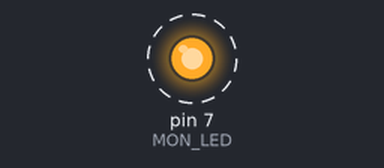
The sketch below on a simulated Arduino Mega 2560, built with avr-gcc and run on an emulated ATmega2560. Shown: output pins drawn as LEDs (lit = HIGH). Dashed ring = blinking.

Above: at 0.2 s.
Timing chart, 0 to 3.0 s (numbered marks = the images above):
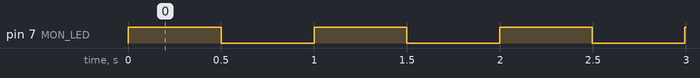

Measured:
- by itself, pin 7 (MON_LED): alternates HIGH for 0.50 s and LOW for 0.50 s

The sketch:

hardware_test_monitor.ino
```cpp
int MON_LED = 7;
int AC_LED = 4;
int POT = A1;

void setup() {
  Serial.begin(9600);
  while (!Serial);
  Serial1.begin(9600);
  Serial1.setTimeout(10);
  pinMode(MON_LED, OUTPUT);
  pinMode(AC_LED, INPUT);
}

void loop() {
  static int i = 0;
  static char curBuf[8];

  if (i < 10) {
    digitalWrite(MON_LED, HIGH);
    i++;
  } else if (i < 20) {
    digitalWrite(MON_LED, LOW);
    i++;
    if (i == 20) {
      i = 0;
    }
  }

  int bytesRead = Serial1.readBytes(curBuf, 8);

  if (bytesRead == 8) {
    Serial.print("Serial received (\"");
    Serial.print(curBuf);
    Serial.println("\")");

    Serial.print("Potentiometer: ");
    Serial.println(analogRead(POT));
    if (digitalRead(AC_LED) == HIGH) {
      Serial.println("AC LED on");
    } else {
      Serial.println("AC LED off");
    }
    Serial.println("");
  }
  delay(40);
}
```
